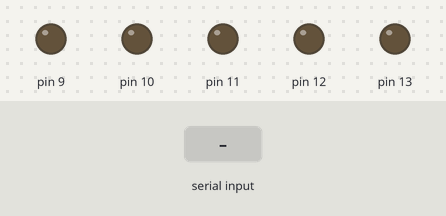
A sketch run on a simulated Arduino Uno, built with avr-gcc and run on an emulated ATmega328P. Parts: output pins drawn as LEDs (lit = HIGH). The inputs (shaded band) are chosen by the test bench.

Above: at 1.2 s.
1.3 s: "A" received over Serial
At 2.5 s:
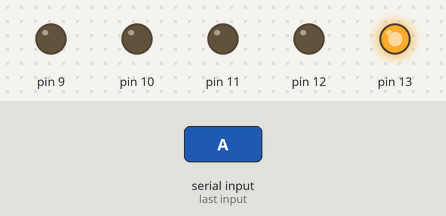
2.8 s: "V" received over Serial
At 3.7 s:
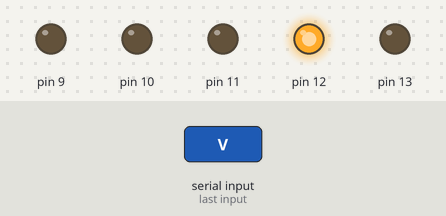
4.3 s: "R" received over Serial
At 4.8 s:
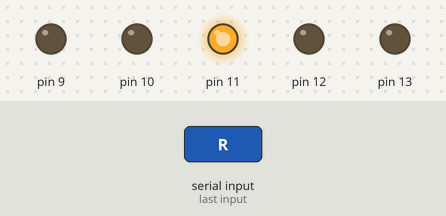
5.8 s: "N" received over Serial
At 7.0 s:
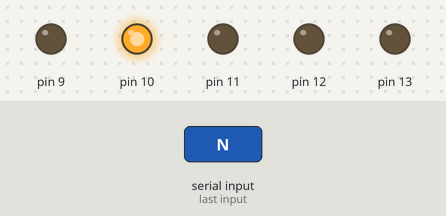
7.3 s: "M" received over Serial
At 8.3 s:
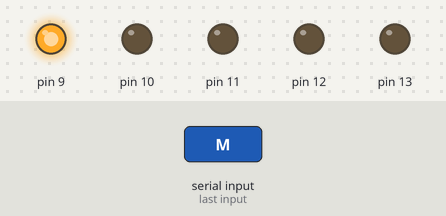
8.8 s: "X" received over Serial
At 9.4 s:
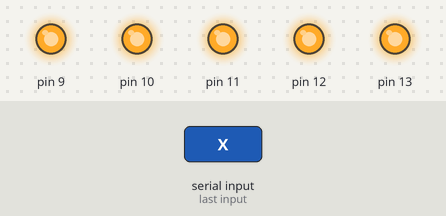
Timing chart, 0 to 11.3 s (numbered marks = the images above; inputs shaded):
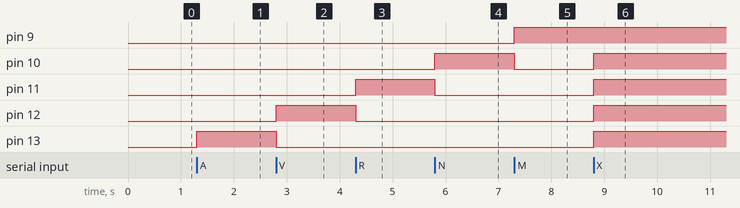

Measured:
- after the input at 1.3 s, pin 13: LOW → HIGH at once
- after the input at 2.8 s, pin 12: LOW → HIGH at once; pin 13: HIGH → LOW at once
- after the input at 4.3 s, pin 11: LOW → HIGH at once; pin 12: HIGH → LOW at once
- after the input at 5.8 s, pin 10: LOW → HIGH at once; pin 11: HIGH → LOW at once
- after the input at 7.3 s, pin 9: LOW → HIGH at once; pin 10: HIGH → LOW at once
- after the input at 8.8 s, pin 10–13: LOW → HIGH at once

The sketch:

Control_por_Voz.ino
```cpp
char d;                      //variable d = dato enviado desde Android

    void setup(){
    Serial.begin(9600);          // Velocidad de transmision de datos kbps
    pinMode(13,OUTPUT);
    pinMode(12,OUTPUT);
    pinMode(11,OUTPUT);
    pinMode(10,OUTPUT);
    pinMode(9,OUTPUT);
    }

    void loop() {
    if(Serial.available()){
    d=Serial.read();            // lee el dato enviado desde Android

    switch(d){
    case 'A':                  // si dato = A
    digitalWrite(13,HIGH);     // prende puerto 13
    digitalWrite(12,LOW);      // y apaga los demas
    digitalWrite(11,LOW);
    digitalWrite(10,LOW);
    digitalWrite(9,LOW);
    break;

    case 'V':                  // si dato = V
    digitalWrite(12,HIGH);     // prende puerto 12
    digitalWrite(13,LOW);      // y apaga los demaas
    digitalWrite(11,LOW);
    digitalWrite(10,LOW);
    digitalWrite(9,LOW);
    break;

    case 'R':                  // si dato = R
    digitalWrite(11,HIGH);     // prende puerto 11
    digitalWrite(13,LOW);      // y apaga los demas
    digitalWrite(12,LOW);
    digitalWrite(10,LOW);
    digitalWrite(9,LOW);
    break;

    case 'N':                  // si dato = N
    digitalWrite(10,HIGH);     // prende puerto 10
    digitalWrite(13,LOW);      // y apaga los demas
    digitalWrite(12,LOW);
    digitalWrite(11,LOW);
    digitalWrite(9,LOW);
    break;

    case 'M':                  // si dato = M
    digitalWrite(9,HIGH);      // prende puerto 9
    digitalWrite(13,LOW);      // y apaga los demas
    digitalWrite(12,LOW);
    digitalWrite(11,LOW);
    digitalWrite(10,LOW);
    break;

    case 'B':                  // si dato = B
    digitalWrite(13,LOW);      // apagamos todos los puertos
    digitalWrite(12,LOW);
    digitalWrite(11,LOW);
    digitalWrite(10,LOW);
    digitalWrite(9,LOW);
    break;

    case 'X':                  // si dato = x
    digitalWrite(13,HIGH);      // encendemos todos los puertos
    digitalWrite(12,HIGH);
    digitalWrite(11,HIGH);
    digitalWrite(10,HIGH);
    digitalWrite(9,HIGH);
    break;
    }
    }
    }
```
